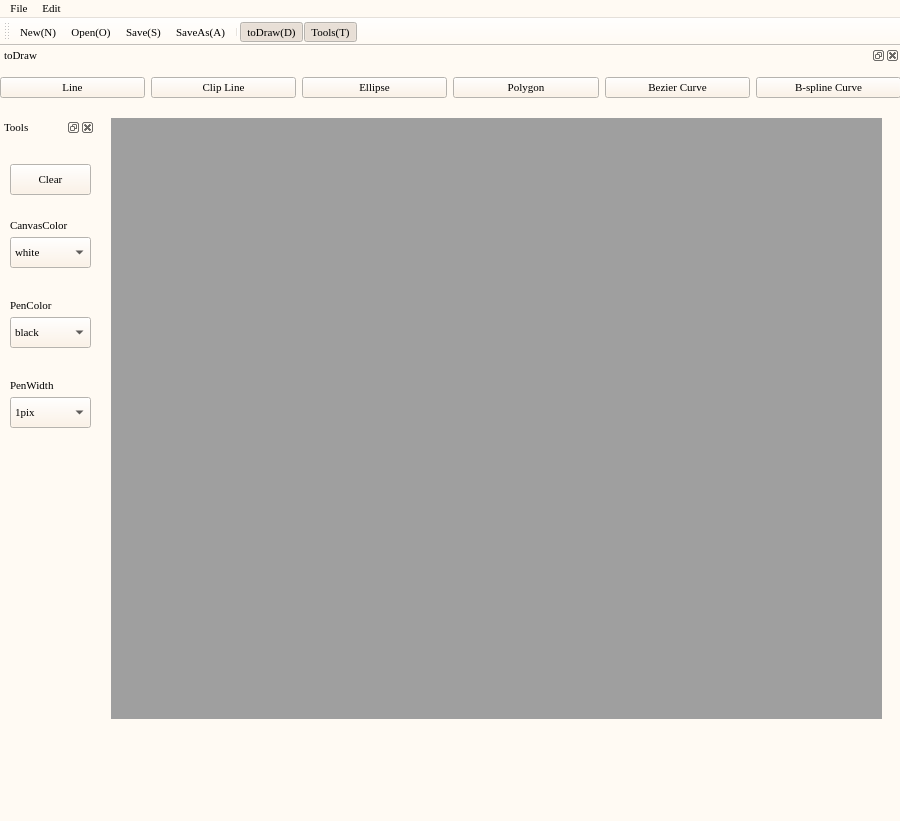
<?xml version="1.0" encoding="UTF-8"?>
<ui version="4.0">
 <class>MainWindow</class>
 <widget class="QMainWindow" name="MainWindow">
  <property name="windowModality">
   <enum>Qt::NonModal</enum>
  </property>
  <property name="enabled">
   <bool>true</bool>
  </property>
  <property name="geometry">
   <rect>
    <x>0</x>
    <y>0</y>
    <width>900</width>
    <height>821</height>
   </rect>
  </property>
  <property name="palette">
   <palette>
    <active>
     <colorrole role="Button">
      <brush brushstyle="SolidPattern">
       <color alpha="255">
        <red>255</red>
        <green>241</green>
        <blue>225</blue>
       </color>
      </brush>
     </colorrole>
     <colorrole role="Base">
      <brush brushstyle="SolidPattern">
       <color alpha="255">
        <red>255</red>
        <green>255</green>
        <blue>255</blue>
       </color>
      </brush>
     </colorrole>
     <colorrole role="Window">
      <brush brushstyle="SolidPattern">
       <color alpha="255">
        <red>255</red>
        <green>250</green>
        <blue>243</blue>
       </color>
      </brush>
     </colorrole>
     <colorrole role="HighlightedText">
      <brush brushstyle="SolidPattern">
       <color alpha="255">
        <red>0</red>
        <green>255</green>
        <blue>255</blue>
       </color>
      </brush>
     </colorrole>
    </active>
    <inactive>
     <colorrole role="Button">
      <brush brushstyle="SolidPattern">
       <color alpha="255">
        <red>255</red>
        <green>241</green>
        <blue>225</blue>
       </color>
      </brush>
     </colorrole>
     <colorrole role="Base">
      <brush brushstyle="SolidPattern">
       <color alpha="255">
        <red>255</red>
        <green>255</green>
        <blue>255</blue>
       </color>
      </brush>
     </colorrole>
     <colorrole role="Window">
      <brush brushstyle="SolidPattern">
       <color alpha="255">
        <red>255</red>
        <green>250</green>
        <blue>243</blue>
       </color>
      </brush>
     </colorrole>
     <colorrole role="HighlightedText">
      <brush brushstyle="SolidPattern">
       <color alpha="255">
        <red>0</red>
        <green>255</green>
        <blue>255</blue>
       </color>
      </brush>
     </colorrole>
    </inactive>
    <disabled>
     <colorrole role="Button">
      <brush brushstyle="SolidPattern">
       <color alpha="255">
        <red>255</red>
        <green>241</green>
        <blue>225</blue>
       </color>
      </brush>
     </colorrole>
     <colorrole role="Base">
      <brush brushstyle="SolidPattern">
       <color alpha="255">
        <red>255</red>
        <green>250</green>
        <blue>243</blue>
       </color>
      </brush>
     </colorrole>
     <colorrole role="Window">
      <brush brushstyle="SolidPattern">
       <color alpha="255">
        <red>255</red>
        <green>250</green>
        <blue>243</blue>
       </color>
      </brush>
     </colorrole>
     <colorrole role="HighlightedText">
      <brush brushstyle="SolidPattern">
       <color alpha="255">
        <red>0</red>
        <green>255</green>
        <blue>255</blue>
       </color>
      </brush>
     </colorrole>
    </disabled>
   </palette>
  </property>
  <property name="font">
   <font>
    <family>Times New Roman</family>
    <pointsize>8</pointsize>
    <weight>50</weight>
    <italic>false</italic>
    <bold>false</bold>
   </font>
  </property>
  <property name="cursor">
   <cursorShape>ArrowCursor</cursorShape>
  </property>
  <property name="contextMenuPolicy">
   <enum>Qt::NoContextMenu</enum>
  </property>
  <property name="windowTitle">
   <string>PAiNter</string>
  </property>
  <property name="iconSize">
   <size>
    <width>30</width>
    <height>30</height>
   </size>
  </property>
  <property name="toolButtonStyle">
   <enum>Qt::ToolButtonIconOnly</enum>
  </property>
  <property name="documentMode">
   <bool>true</bool>
  </property>
  <property name="tabShape">
   <enum>QTabWidget::Rounded</enum>
  </property>
  <widget class="QWidget" name="centralwidget">
   <widget class="QWidget" name="widget" native="true">
    <property name="geometry">
     <rect>
      <x>10</x>
      <y>0</y>
      <width>771</width>
      <height>601</height>
     </rect>
    </property>
    <property name="maximumSize">
     <size>
      <width>771</width>
      <height>601</height>
     </size>
    </property>
    <widget class="QMdiArea" name="mdiArea">
     <property name="geometry">
      <rect>
       <x>0</x>
       <y>0</y>
       <width>771</width>
       <height>601</height>
      </rect>
     </property>
     <property name="maximumSize">
      <size>
       <width>771</width>
       <height>601</height>
      </size>
     </property>
     <property name="verticalScrollBarPolicy">
      <enum>Qt::ScrollBarAlwaysOff</enum>
     </property>
     <property name="horizontalScrollBarPolicy">
      <enum>Qt::ScrollBarAlwaysOff</enum>
     </property>
     <property name="viewMode">
      <enum>QMdiArea::TabbedView</enum>
     </property>
     <property name="documentMode">
      <bool>false</bool>
     </property>
     <property name="tabsClosable">
      <bool>false</bool>
     </property>
     <property name="tabsMovable">
      <bool>true</bool>
     </property>
     <property name="tabShape">
      <enum>QTabWidget::Triangular</enum>
     </property>
    </widget>
   </widget>
  </widget>
  <widget class="QMenuBar" name="menubar">
   <property name="geometry">
    <rect>
     <x>0</x>
     <y>0</y>
     <width>900</width>
     <height>23</height>
    </rect>
   </property>
   <property name="font">
    <font>
     <family>Times New Roman</family>
    </font>
   </property>
   <widget class="QMenu" name="File">
    <property name="enabled">
     <bool>true</bool>
    </property>
    <property name="geometry">
     <rect>
      <x>256</x>
      <y>113</y>
      <width>145</width>
      <height>150</height>
     </rect>
    </property>
    <property name="sizePolicy">
     <sizepolicy hsizetype="Preferred" vsizetype="Fixed">
      <horstretch>0</horstretch>
      <verstretch>0</verstretch>
     </sizepolicy>
    </property>
    <property name="title">
     <string>File</string>
    </property>
    <property name="separatorsCollapsible">
     <bool>true</bool>
    </property>
    <addaction name="actionNew"/>
    <addaction name="actionOpen"/>
    <addaction name="actionSave"/>
    <addaction name="actionSaveAs"/>
   </widget>
   <widget class="QMenu" name="Main">
    <property name="title">
     <string>Edit</string>
    </property>
    <addaction name="actiontoDraw"/>
    <addaction name="actionTools"/>
   </widget>
   <addaction name="File"/>
   <addaction name="Main"/>
  </widget>
  <widget class="QToolBar" name="toolBar">
   <property name="font">
    <font>
     <family>Source Code Pro</family>
     <pointsize>8</pointsize>
     <weight>50</weight>
     <italic>false</italic>
     <bold>false</bold>
    </font>
   </property>
   <property name="windowTitle">
    <string>toolBar</string>
   </property>
   <property name="orientation">
    <enum>Qt::Horizontal</enum>
   </property>
   <property name="toolButtonStyle">
    <enum>Qt::ToolButtonTextUnderIcon</enum>
   </property>
   <attribute name="toolBarArea">
    <enum>TopToolBarArea</enum>
   </attribute>
   <attribute name="toolBarBreak">
    <bool>false</bool>
   </attribute>
   <addaction name="actionNew"/>
   <addaction name="actionOpen"/>
   <addaction name="actionSave"/>
   <addaction name="actionSaveAs"/>
   <addaction name="separator"/>
   <addaction name="actiontoDraw"/>
   <addaction name="actionTools"/>
  </widget>
  <widget class="QDockWidget" name="Tools">
   <property name="minimumSize">
    <size>
     <width>95</width>
     <height>599</height>
    </size>
   </property>
   <property name="maximumSize">
    <size>
     <width>95</width>
     <height>599</height>
    </size>
   </property>
   <property name="autoFillBackground">
    <bool>true</bool>
   </property>
   <property name="features">
    <set>QDockWidget::AllDockWidgetFeatures</set>
   </property>
   <property name="allowedAreas">
    <set>Qt::LeftDockWidgetArea|Qt::RightDockWidgetArea</set>
   </property>
   <property name="windowTitle">
    <string>Tools</string>
   </property>
   <attribute name="dockWidgetArea">
    <number>1</number>
   </attribute>
   <widget class="QWidget" name="dockWidgetContents">
    <widget class="QComboBox" name="PenColor">
     <property name="geometry">
      <rect>
       <x>10</x>
       <y>180</y>
       <width>81</width>
       <height>31</height>
      </rect>
     </property>
     <property name="editable">
      <bool>false</bool>
     </property>
     <property name="currentText">
      <string>black</string>
     </property>
     <item>
      <property name="text">
       <string>black</string>
      </property>
      <property name="icon">
       <iconset resource="resources.qrc">
        <normaloff>:/images/images/black.png</normaloff>:/images/images/black.png</iconset>
      </property>
     </item>
     <item>
      <property name="text">
       <string>blue</string>
      </property>
      <property name="icon">
       <iconset resource="resources.qrc">
        <normaloff>:/images/images/blue.png</normaloff>:/images/images/blue.png</iconset>
      </property>
     </item>
     <item>
      <property name="text">
       <string>red</string>
      </property>
      <property name="icon">
       <iconset resource="resources.qrc">
        <normaloff>:/images/images/red.png</normaloff>:/images/images/red.png</iconset>
      </property>
     </item>
     <item>
      <property name="text">
       <string>green</string>
      </property>
      <property name="icon">
       <iconset resource="resources.qrc">
        <normaloff>:/images/images/green.png</normaloff>:/images/images/green.png</iconset>
      </property>
     </item>
     <item>
      <property name="text">
       <string>orange</string>
      </property>
      <property name="icon">
       <iconset resource="resources.qrc">
        <normaloff>:/images/images/orange.png</normaloff>:/images/images/orange.png</iconset>
      </property>
     </item>
     <item>
      <property name="text">
       <string>more</string>
      </property>
      <property name="icon">
       <iconset resource="resources.qrc">
        <normaloff>:/images/images/color.png</normaloff>:/images/images/color.png</iconset>
      </property>
     </item>
    </widget>
    <widget class="QComboBox" name="PenWidth">
     <property name="geometry">
      <rect>
       <x>10</x>
       <y>260</y>
       <width>81</width>
       <height>31</height>
      </rect>
     </property>
     <item>
      <property name="text">
       <string>1pix</string>
      </property>
      <property name="icon">
       <iconset resource="resources.qrc">
        <normaloff>:/images/images/width1.png</normaloff>:/images/images/width1.png</iconset>
      </property>
     </item>
     <item>
      <property name="text">
       <string>2pix</string>
      </property>
      <property name="icon">
       <iconset resource="resources.qrc">
        <normaloff>:/images/images/width2.png</normaloff>:/images/images/width2.png</iconset>
      </property>
     </item>
     <item>
      <property name="text">
       <string>3pix</string>
      </property>
      <property name="icon">
       <iconset resource="resources.qrc">
        <normaloff>:/images/images/width3.png</normaloff>:/images/images/width3.png</iconset>
      </property>
     </item>
     <item>
      <property name="text">
       <string>4pix</string>
      </property>
      <property name="icon">
       <iconset resource="resources.qrc">
        <normaloff>:/images/images/Width4.png</normaloff>:/images/images/Width4.png</iconset>
      </property>
     </item>
     <item>
      <property name="text">
       <string>5pix</string>
      </property>
      <property name="icon">
       <iconset resource="resources.qrc">
        <normaloff>:/images/images/width5.png</normaloff>:/images/images/width5.png</iconset>
      </property>
     </item>
     <item>
      <property name="text">
       <string>6pix</string>
      </property>
      <property name="icon">
       <iconset resource="resources.qrc">
        <normaloff>:/images/images/Width6.png</normaloff>:/images/images/Width6.png</iconset>
      </property>
     </item>
    </widget>
    <widget class="QLabel" name="label">
     <property name="geometry">
      <rect>
       <x>10</x>
       <y>160</y>
       <width>71</width>
       <height>16</height>
      </rect>
     </property>
     <property name="frameShape">
      <enum>QFrame::NoFrame</enum>
     </property>
     <property name="frameShadow">
      <enum>QFrame::Sunken</enum>
     </property>
     <property name="text">
      <string>PenColor</string>
     </property>
    </widget>
    <widget class="QLabel" name="label_2">
     <property name="geometry">
      <rect>
       <x>10</x>
       <y>240</y>
       <width>71</width>
       <height>16</height>
      </rect>
     </property>
     <property name="text">
      <string>PenWidth</string>
     </property>
    </widget>
    <widget class="QPushButton" name="Clear">
     <property name="geometry">
      <rect>
       <x>10</x>
       <y>27</y>
       <width>81</width>
       <height>31</height>
      </rect>
     </property>
     <property name="text">
      <string>Clear</string>
     </property>
     <property name="icon">
      <iconset resource="resources.qrc">
       <normaloff>:/images/images/clear.png</normaloff>:/images/images/clear.png</iconset>
     </property>
    </widget>
    <widget class="QComboBox" name="CanvasColor">
     <property name="geometry">
      <rect>
       <x>10</x>
       <y>100</y>
       <width>81</width>
       <height>31</height>
      </rect>
     </property>
     <property name="currentText">
      <string>white</string>
     </property>
     <property name="insertPolicy">
      <enum>QComboBox::InsertAtBottom</enum>
     </property>
     <property name="minimumContentsLength">
      <number>0</number>
     </property>
     <item>
      <property name="text">
       <string>white</string>
      </property>
      <property name="icon">
       <iconset resource="resources.qrc">
        <normaloff>:/images/images/white.png</normaloff>:/images/images/white.png</iconset>
      </property>
     </item>
     <item>
      <property name="text">
       <string>yellow</string>
      </property>
      <property name="icon">
       <iconset resource="resources.qrc">
        <normaloff>:/images/images/yellow.png</normaloff>:/images/images/yellow.png</iconset>
      </property>
     </item>
     <item>
      <property name="text">
       <string>green</string>
      </property>
      <property name="icon">
       <iconset resource="resources.qrc">
        <normaloff>:/images/images/green.png</normaloff>:/images/images/green.png</iconset>
      </property>
     </item>
     <item>
      <property name="text">
       <string>red</string>
      </property>
      <property name="icon">
       <iconset resource="resources.qrc">
        <normaloff>:/images/images/red.png</normaloff>:/images/images/red.png</iconset>
      </property>
     </item>
     <item>
      <property name="text">
       <string>more</string>
      </property>
      <property name="icon">
       <iconset resource="resources.qrc">
        <normaloff>:/images/images/color.png</normaloff>:/images/images/color.png</iconset>
      </property>
     </item>
    </widget>
    <widget class="QLabel" name="label_3">
     <property name="geometry">
      <rect>
       <x>10</x>
       <y>80</y>
       <width>81</width>
       <height>16</height>
      </rect>
     </property>
     <property name="text">
      <string>CanvasColor</string>
     </property>
    </widget>
   </widget>
  </widget>
  <widget class="QStatusBar" name="statusBar">
   <property name="enabled">
    <bool>true</bool>
   </property>
   <property name="palette">
    <palette>
     <active>
      <colorrole role="Base">
       <brush brushstyle="SolidPattern">
        <color alpha="255">
         <red>255</red>
         <green>255</green>
         <blue>255</blue>
        </color>
       </brush>
      </colorrole>
      <colorrole role="Window">
       <brush brushstyle="SolidPattern">
        <color alpha="255">
         <red>255</red>
         <green>255</green>
         <blue>255</blue>
        </color>
       </brush>
      </colorrole>
     </active>
     <inactive>
      <colorrole role="Base">
       <brush brushstyle="SolidPattern">
        <color alpha="255">
         <red>255</red>
         <green>255</green>
         <blue>255</blue>
        </color>
       </brush>
      </colorrole>
      <colorrole role="Window">
       <brush brushstyle="SolidPattern">
        <color alpha="255">
         <red>255</red>
         <green>255</green>
         <blue>255</blue>
        </color>
       </brush>
      </colorrole>
     </inactive>
     <disabled>
      <colorrole role="Base">
       <brush brushstyle="SolidPattern">
        <color alpha="255">
         <red>255</red>
         <green>255</green>
         <blue>255</blue>
        </color>
       </brush>
      </colorrole>
      <colorrole role="Window">
       <brush brushstyle="SolidPattern">
        <color alpha="255">
         <red>255</red>
         <green>255</green>
         <blue>255</blue>
        </color>
       </brush>
      </colorrole>
     </disabled>
    </palette>
   </property>
   <property name="font">
    <font>
     <family>Times New Roman</family>
    </font>
   </property>
   <property name="cursor">
    <cursorShape>ArrowCursor</cursorShape>
   </property>
   <property name="focusPolicy">
    <enum>Qt::NoFocus</enum>
   </property>
   <property name="contextMenuPolicy">
    <enum>Qt::ActionsContextMenu</enum>
   </property>
   <property name="layoutDirection">
    <enum>Qt::RightToLeft</enum>
   </property>
   <property name="sizeGripEnabled">
    <bool>false</bool>
   </property>
  </widget>
  <widget class="QDockWidget" name="Draw">
   <property name="enabled">
    <bool>true</bool>
   </property>
   <property name="sizePolicy">
    <sizepolicy hsizetype="Preferred" vsizetype="Fixed">
     <horstretch>0</horstretch>
     <verstretch>89</verstretch>
    </sizepolicy>
   </property>
   <property name="minimumSize">
    <size>
     <width>900</width>
     <height>66</height>
    </size>
   </property>
   <property name="maximumSize">
    <size>
     <width>524287</width>
     <height>66</height>
    </size>
   </property>
   <property name="sizeIncrement">
    <size>
     <width>0</width>
     <height>0</height>
    </size>
   </property>
   <property name="baseSize">
    <size>
     <width>0</width>
     <height>50</height>
    </size>
   </property>
   <property name="floating">
    <bool>false</bool>
   </property>
   <property name="features">
    <set>QDockWidget::AllDockWidgetFeatures</set>
   </property>
   <property name="allowedAreas">
    <set>Qt::BottomDockWidgetArea|Qt::TopDockWidgetArea</set>
   </property>
   <property name="windowTitle">
    <string>toDraw</string>
   </property>
   <attribute name="dockWidgetArea">
    <number>4</number>
   </attribute>
   <widget class="QWidget" name="dockWidgetContents_3">
    <property name="sizePolicy">
     <sizepolicy hsizetype="Preferred" vsizetype="Preferred">
      <horstretch>0</horstretch>
      <verstretch>30</verstretch>
     </sizepolicy>
    </property>
    <property name="minimumSize">
     <size>
      <width>860</width>
      <height>43</height>
     </size>
    </property>
    <property name="maximumSize">
     <size>
      <width>16777215</width>
      <height>43</height>
     </size>
    </property>
    <property name="sizeIncrement">
     <size>
      <width>400</width>
      <height>40</height>
     </size>
    </property>
    <widget class="QWidget" name="horizontalLayoutWidget">
     <property name="geometry">
      <rect>
       <x>0</x>
       <y>0</y>
       <width>901</width>
       <height>41</height>
      </rect>
     </property>
     <layout class="QHBoxLayout" name="horizontalLayout">
      <property name="sizeConstraint">
       <enum>QLayout::SetDefaultConstraint</enum>
      </property>
      <item>
       <widget class="QPushButton" name="Line">
        <property name="autoFillBackground">
         <bool>false</bool>
        </property>
        <property name="text">
         <string>Line</string>
        </property>
        <property name="icon">
         <iconset resource="resources.qrc">
          <normaloff>:/images/images/line.png</normaloff>:/images/images/line.png</iconset>
        </property>
        <property name="autoDefault">
         <bool>false</bool>
        </property>
        <property name="flat">
         <bool>false</bool>
        </property>
       </widget>
      </item>
      <item>
       <widget class="QPushButton" name="Cut">
        <property name="autoFillBackground">
         <bool>false</bool>
        </property>
        <property name="text">
         <string>Clip Line</string>
        </property>
        <property name="icon">
         <iconset resource="resources.qrc">
          <normaloff>:/images/images/cut.png</normaloff>:/images/images/cut.png</iconset>
        </property>
       </widget>
      </item>
      <item>
       <widget class="QPushButton" name="Ellipse">
        <property name="autoFillBackground">
         <bool>false</bool>
        </property>
        <property name="text">
         <string>Ellipse</string>
        </property>
        <property name="icon">
         <iconset resource="resources.qrc">
          <normaloff>:/images/images/ellipse.png</normaloff>:/images/images/ellipse.png</iconset>
        </property>
       </widget>
      </item>
      <item>
       <widget class="QPushButton" name="Polygon">
        <property name="text">
         <string>Polygon</string>
        </property>
        <property name="icon">
         <iconset resource="resources.qrc">
          <normaloff>:/images/images/polygon.png</normaloff>:/images/images/polygon.png</iconset>
        </property>
       </widget>
      </item>
      <item>
       <widget class="QPushButton" name="Bezier">
        <property name="text">
         <string>Bezier Curve</string>
        </property>
        <property name="icon">
         <iconset resource="resources.qrc">
          <normaloff>:/images/images/curve.png</normaloff>:/images/images/curve.png</iconset>
        </property>
       </widget>
      </item>
      <item>
       <widget class="QPushButton" name="Bspline">
        <property name="text">
         <string>B-spline Curve</string>
        </property>
        <property name="icon">
         <iconset resource="resources.qrc">
          <normaloff>:/images/images/curve.png</normaloff>:/images/images/curve.png</iconset>
        </property>
       </widget>
      </item>
     </layout>
    </widget>
   </widget>
  </widget>
  <action name="actionNew">
   <property name="icon">
    <iconset resource="resources.qrc">
     <normaloff>:/images/images/new.png</normaloff>:/images/images/new.png</iconset>
   </property>
   <property name="text">
    <string>New(N)</string>
   </property>
   <property name="font">
    <font>
     <family>Times New Roman</family>
     <pointsize>8</pointsize>
     <weight>50</weight>
     <italic>false</italic>
     <bold>false</bold>
    </font>
   </property>
   <property name="shortcut">
    <string>Ctrl+N</string>
   </property>
  </action>
  <action name="actionOpen">
   <property name="icon">
    <iconset resource="resources.qrc">
     <normaloff>:/images/images/open.png</normaloff>:/images/images/open.png</iconset>
   </property>
   <property name="text">
    <string>Open(O)</string>
   </property>
   <property name="font">
    <font>
     <family>Times New Roman</family>
     <pointsize>8</pointsize>
     <weight>50</weight>
     <bold>false</bold>
    </font>
   </property>
   <property name="shortcut">
    <string>Ctrl+O</string>
   </property>
  </action>
  <action name="actionSave">
   <property name="icon">
    <iconset resource="resources.qrc">
     <normaloff>:/images/images/save.png</normaloff>:/images/images/save.png</iconset>
   </property>
   <property name="text">
    <string>Save(S)</string>
   </property>
   <property name="font">
    <font>
     <family>Times New Roman</family>
     <pointsize>8</pointsize>
     <weight>50</weight>
     <bold>false</bold>
    </font>
   </property>
   <property name="shortcut">
    <string>Ctrl+S</string>
   </property>
  </action>
  <action name="actionSaveAs">
   <property name="icon">
    <iconset resource="resources.qrc">
     <normaloff>:/images/images/saveas.png</normaloff>:/images/images/saveas.png</iconset>
   </property>
   <property name="text">
    <string>SaveAs(A)</string>
   </property>
   <property name="font">
    <font>
     <family>Times New Roman</family>
     <pointsize>8</pointsize>
     <weight>50</weight>
     <bold>false</bold>
    </font>
   </property>
   <property name="shortcut">
    <string>Ctrl+A</string>
   </property>
  </action>
  <action name="actiontoDraw">
   <property name="checkable">
    <bool>true</bool>
   </property>
   <property name="checked">
    <bool>true</bool>
   </property>
   <property name="icon">
    <iconset resource="resources.qrc">
     <normaloff>:/images/images/toDraw.png</normaloff>:/images/images/toDraw.png</iconset>
   </property>
   <property name="text">
    <string>toDraw(D)</string>
   </property>
   <property name="font">
    <font>
     <family>Times New Roman</family>
     <weight>50</weight>
     <bold>false</bold>
    </font>
   </property>
   <property name="shortcut">
    <string>Ctrl+D</string>
   </property>
  </action>
  <action name="actionTools">
   <property name="checkable">
    <bool>true</bool>
   </property>
   <property name="checked">
    <bool>true</bool>
   </property>
   <property name="icon">
    <iconset resource="resources.qrc">
     <normaloff>:/images/images/Tools.png</normaloff>:/images/images/Tools.png</iconset>
   </property>
   <property name="text">
    <string>Tools(T)</string>
   </property>
   <property name="font">
    <font>
     <family>Times New Roman</family>
    </font>
   </property>
   <property name="shortcut">
    <string>Ctrl+T</string>
   </property>
  </action>
  <zorder>Tools</zorder>
  <zorder>Draw</zorder>
 </widget>
 <resources>
  <include location="resources.qrc"/>
 </resources>
 <connections/>
</ui>
